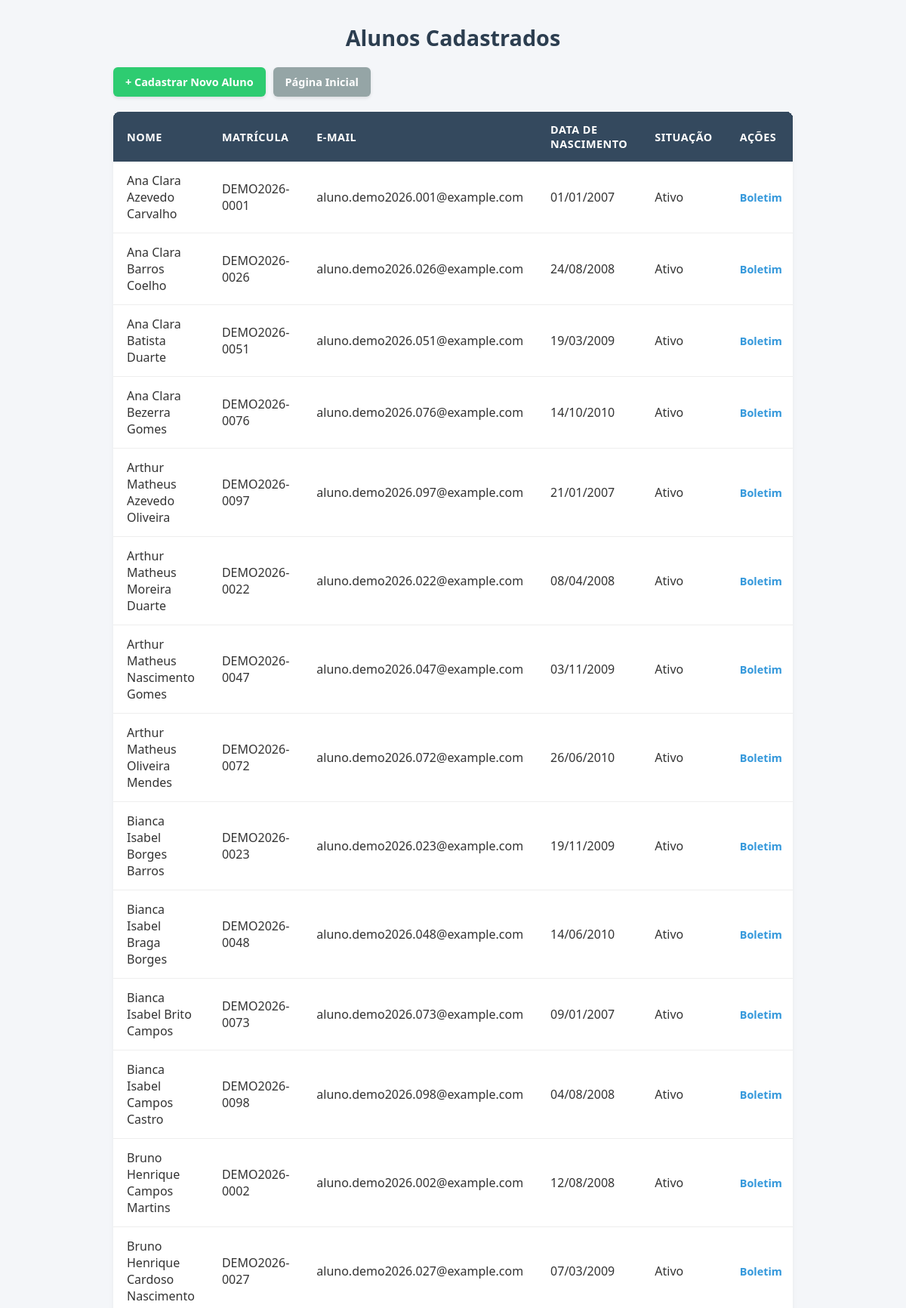
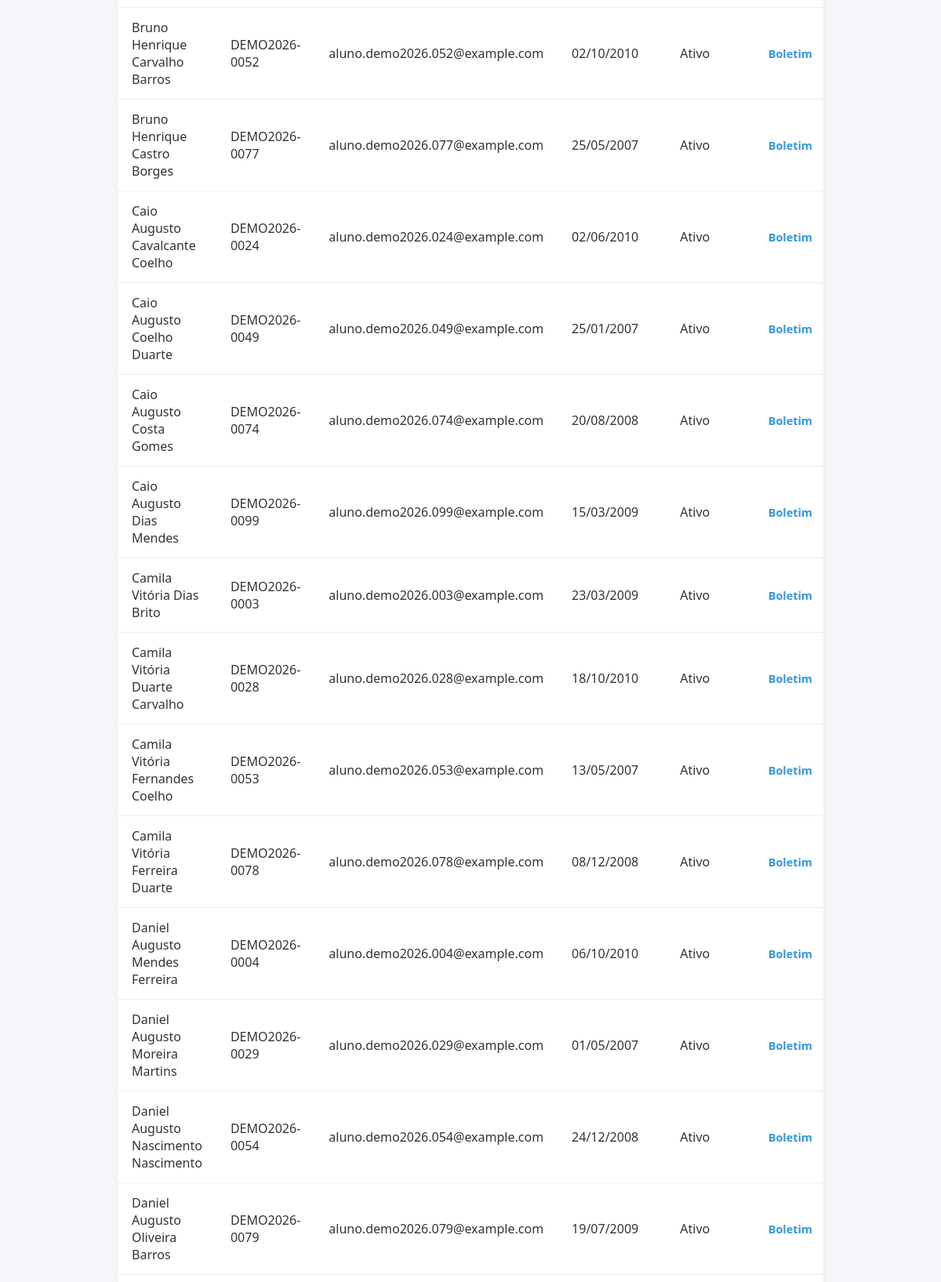
Screenshot of /alunos/listar.php (signed in, upper part) with the database file from the repository (2 pictures, top to bottom).
### tables this page shows
CREATE TABLE `alunos` (
  `id` int(11) NOT NULL,
  `nome` varchar(100) NOT NULL,
  `matricula` varchar(20) NOT NULL,
  `email` varchar(150) NOT NULL,
  `cpf` varchar(14) DEFAULT NULL,
  `data_nascimento` date DEFAULT NULL,
  `ativo` tinyint(1) DEFAULT 1,
  `criado_em` timestamp NOT NULL DEFAULT current_timestamp(),
  `foto` varchar(255) DEFAULT NULL
);

### alunos/listar.php (the view, shortened to what this page needs)
<?php
require_once '../config/conexao.php';
try {
    $sql = "SELECT id, nome, matricula, email, data_nascimento, ativo
            FROM alunos
            WHERE ativo = 1
            ORDER BY nome ASC";
    $stmt = $pdo->query($sql);
    $alunos = $stmt->fetchAll(PDO::FETCH_ASSOC);
} catch (PDOException $e) {
    die('Erro ao consultar alunos: ' . $e->getMessage());
}
?>
<!DOCTYPE html>
<html lang="pt-BR">
    <head>
        <link rel="stylesheet" href="../assets/css/listaralunos.css" />
        <link rel="stylesheet" href="../assets/css/rodape.css" />
    </head>
    <body>
        <h2>Alunos Cadastrados</h2>
        <nav class="top-actions" aria-label="Ações principais">
            <a class="btn-primary" href="cadastrar.php">+ Cadastrar Novo Aluno</a>
            <a class="btn-secondary" href="../index.php">Página Inicial</a>
        </nav>
        <div class="table-wrapper">
            <table>
                <thead>
                    <tr>
                        <th>Nome</th>
                        <th>Matrícula</th>
                        <th>E-mail</th>
                        <th>Data de Nascimento</th>
                        <th>Situação</th>
                        <th>Ações</th>
                    </tr>
                </thead>
                <tbody>
                    <?php if (count($alunos) > 0): ?>
                        <?php foreach ($alunos as $aluno): ?>
                            <tr>
                                <td><?= htmlspecialchars($aluno['nome']) ?></td>
                                <td><?= htmlspecialchars($aluno['matricula']) ?></td>
                                <td><?= htmlspecialchars($aluno['email']) ?></td>
                                <td><?= $aluno['data_nascimento'] ? date('d/m/Y', strtotime($aluno['data_nascimento'])) : '-' ?></td>
                                <td><?= $aluno['ativo'] ? 'Ativo' : 'Inativo' ?></td>
                                <td class="acoes">
                                    <a
                                        class="action-link"
                                        href="../matriculas/boletim.php?aluno_id=<?= $aluno['id'] ?>"
                                    >
                                        Boletim
                                    </a>
                                </td>
                            </tr>
                        <?php endforeach; ?>
                    <?php else: ?>
                        <tr><td colspan="6">Nenhum aluno cadastrado no sistema.</td></tr>
                    <?php endif; ?>
                </tbody>
            </table>
        </div>
    </body>
</html>

### assets/css/listaralunos.css (style rules this page uses)
* { margin: 0; padding: 0; box-sizing: border-box; font-family: 'Segoe UI', Tahoma, Geneva, Verdana, sans-serif; }
body { background-color: #f4f6f9; color: #333; min-height: 100vh; padding: 30px 15px; display: flex; flex-direction: column; align-items: center; }
h2 { color: #2c3e50; margin-bottom: 20px; font-size: 1.8rem; }
a { text-decoration: none; color: #3498db; transition: color 0.2s ease; }
.top-actions { display: flex; flex-wrap: wrap; gap: 10px; width: 100%; max-width: 900px; margin-bottom: 20px; }
.btn-primary, .btn-secondary { display: inline-flex; align-items: center; justify-content: center; padding: 10px 16px; border-radius: 6px; color: #ffffff; font-size: 0.9rem; font-weight: 600; box-shadow: 0 2px 4px rgba(0, 0, 0, 0.1); }
.btn-primary { background-color: #2ecc71; }
.btn-secondary { background-color: #95a5a6; }
.table-wrapper { width: 100%; max-width: 900px; overflow-x: auto; border-radius: 8px; box-shadow: 0 4px 6px rgba(0, 0, 0, 0.05); }
table { width: 100%; min-width: 760px; border-collapse: collapse; background-color: white; border-radius: 8px; overflow: hidden; border: none; }
th, td { padding: 14px 18px; text-align: left; }
thead { background-color: #34495e; color: white; }
th { font-weight: 600; font-size: 0.9rem; text-transform: uppercase; letter-spacing: 0.5px; }
tbody tr { border-bottom: 1px solid #eee; transition: background-color 0.15s; }
.acoes { white-space: nowrap; }
.action-link { border: none; background: transparent; cursor: pointer; font: inherit; font-size: 0.9rem; font-weight: 600; padding: 0; text-decoration: none; }

### assets/css/rodape.css (style rules this page uses)
body { min-height: 100vh; display: flex; flex-direction: column; }

### rows the page displays
alunos: nome "Ana Clara Azevedo Carvalho", matricula "DEMO2026-0001", email "aluno.demo2026.001@example.com", data_nascimento "01/01/2007", ativo "Ativo"
alunos: nome "Ana Clara Barros Coelho", matricula "DEMO2026-0026", email "aluno.demo2026.026@example.com", data_nascimento "24/08/2008", ativo "Ativo"
alunos: nome "Ana Clara Batista Duarte", matricula "DEMO2026-0051", email "aluno.demo2026.051@example.com", data_nascimento "19/03/2009", ativo "Ativo"
alunos: nome "Ana Clara Bezerra Gomes", matricula "DEMO2026-0076", email "aluno.demo2026.076@example.com", data_nascimento "14/10/2010", ativo "Ativo"
alunos: nome "Arthur Matheus Azevedo Oliveira", matricula "DEMO2026-0097", email "aluno.demo2026.097@example.com", data_nascimento "21/01/2007", ativo "Ativo"
alunos: nome "Arthur Matheus Moreira Duarte", matricula "DEMO2026-0022", email "aluno.demo2026.022@example.com", data_nascimento "08/04/2008", ativo "Ativo"
alunos: nome "Arthur Matheus Nascimento Gomes", matricula "DEMO2026-0047", email "aluno.demo2026.047@example.com", data_nascimento "03/11/2009", ativo "Ativo"
alunos: nome "Arthur Matheus Oliveira Mendes", matricula "DEMO2026-0072", email "aluno.demo2026.072@example.com", data_nascimento "26/06/2010", ativo "Ativo"
alunos: nome "Bianca Isabel Borges Barros", matricula "DEMO2026-0023", email "aluno.demo2026.023@example.com", data_nascimento "19/11/2009", ativo "Ativo"
alunos: nome "Bianca Isabel Braga Borges", matricula "DEMO2026-0048", email "aluno.demo2026.048@example.com", data_nascimento "14/06/2010", ativo "Ativo"
alunos: nome "Bianca Isabel Brito Campos", matricula "DEMO2026-0073", email "aluno.demo2026.073@example.com", data_nascimento "09/01/2007", ativo "Ativo"
alunos: nome "Bianca Isabel Campos Castro", matricula "DEMO2026-0098", email "aluno.demo2026.098@example.com", data_nascimento "04/08/2008", ativo "Ativo"
alunos: nome "Bruno Henrique Campos Martins", matricula "DEMO2026-0002", email "aluno.demo2026.002@example.com", data_nascimento "12/08/2008", ativo "Ativo"
alunos: nome "Bruno Henrique Cardoso Nascimento", matricula "DEMO2026-0027", email "aluno.demo2026.027@example.com", data_nascimento "07/03/2009", ativo "Ativo"
alunos: nome "Bruno Henrique Carvalho Barros", matricula "DEMO2026-0052", email "aluno.demo2026.052@example.com", data_nascimento "02/10/2010", ativo "Ativo"
alunos: nome "Bruno Henrique Castro Borges", matricula "DEMO2026-0077", email "aluno.demo2026.077@example.com", data_nascimento "25/05/2007", ativo "Ativo"
alunos: nome "Caio Augusto Cavalcante Coelho", matricula "DEMO2026-0024", email "aluno.demo2026.024@example.com", data_nascimento "02/06/2010", ativo "Ativo"
alunos: nome "Caio Augusto Coelho Duarte", matricula "DEMO2026-0049", email "aluno.demo2026.049@example.com", data_nascimento "25/01/2007", ativo "Ativo"
alunos: nome "Caio Augusto Costa Gomes", matricula "DEMO2026-0074", email "aluno.demo2026.074@example.com", data_nascimento "20/08/2008", ativo "Ativo"
alunos: nome "Caio Augusto Dias Mendes", matricula "DEMO2026-0099", email "aluno.demo2026.099@example.com", data_nascimento "15/03/2009", ativo "Ativo"
alunos: nome "Camila Vitória Dias Brito", matricula "DEMO2026-0003", email "aluno.demo2026.003@example.com", data_nascimento "23/03/2009", ativo "Ativo"
alunos: nome "Camila Vitória Duarte Carvalho", matricula "DEMO2026-0028", email "aluno.demo2026.028@example.com", data_nascimento "18/10/2010", ativo "Ativo"
alunos: nome "Camila Vitória Fernandes Coelho", matricula "DEMO2026-0053", email "aluno.demo2026.053@example.com", data_nascimento "13/05/2007", ativo "Ativo"
alunos: nome "Camila Vitória Ferreira Duarte", matricula "DEMO2026-0078", email "aluno.demo2026.078@example.com", data_nascimento "08/12/2008", ativo "Ativo"
alunos: nome "Daniel Augusto Mendes Ferreira", matricula "DEMO2026-0004", email "aluno.demo2026.004@example.com", data_nascimento "06/10/2010", ativo "Ativo"
alunos: nome "Daniel Augusto Moreira Martins", matricula "DEMO2026-0029", email "aluno.demo2026.029@example.com", data_nascimento "01/05/2007", ativo "Ativo"
alunos: nome "Daniel Augusto Nascimento Nascimento", matricula "DEMO2026-0054", email "aluno.demo2026.054@example.com", data_nascimento "24/12/2008", ativo "Ativo"
alunos: nome "Daniel Augusto Oliveira Barros", matricula "DEMO2026-0079", email "aluno.demo2026.079@example.com", data_nascimento "19/07/2009", ativo "Ativo"
